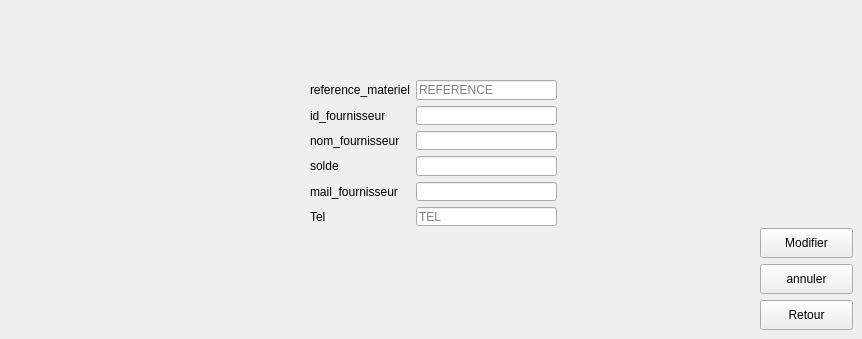
     <widget class="QWidget" name="page_13">
      <widget class="QPushButton" name="pushButton_25">
       <property name="geometry">
        <rect>
         <x>760</x>
         <y>300</y>
         <width>93</width>
         <height>30</height>
        </rect>
       </property>
       <property name="text">
        <string>Retour</string>
       </property>
      </widget>
      <widget class="QPushButton" name="pushButton_26">
       <property name="geometry">
        <rect>
         <x>760</x>
         <y>228</y>
         <width>93</width>
         <height>30</height>
        </rect>
       </property>
       <property name="toolTip">
        <string/>
       </property>
       <property name="text">
        <string>Modifier</string>
       </property>
      </widget>
      <widget class="QPushButton" name="pushButton_27">
       <property name="geometry">
        <rect>
         <x>760</x>
         <y>264</y>
         <width>93</width>
         <height>30</height>
        </rect>
       </property>
       <property name="text">
        <string>annuler</string>
       </property>
      </widget>
      <widget class="QWidget" name="layoutWidget_2">
       <property name="geometry">
        <rect>
         <x>310</x>
         <y>80</y>
         <width>247</width>
         <height>146</height>
        </rect>
       </property>
       <layout class="QGridLayout" name="gridLayout">
        <item row="5" column="0">
         <widget class="QLabel" name="label_48">
          <property name="text">
           <string>Tel</string>
          </property>
         </widget>
        </item>
        <item row="1" column="0">
         <widget class="QLabel" name="label_53">
          <property name="text">
           <string>id_fournisseur</string>
          </property>
         </widget>
        </item>
        <item row="4" column="1">
         <widget class="QLineEdit" name="lineEdit_29"/>
        </item>
        <item row="2" column="0">
         <widget class="QLabel" name="label_52">
          <property name="text">
           <string>nom_fournisseur</string>
          </property>
         </widget>
        </item>
        <item row="2" column="1">
         <widget class="QLineEdit" name="lineEdit_33"/>
        </item>
        <item row="3" column="0">
         <widget class="QLabel" name="label_51">
          <property name="text">
           <string>solde</string>
          </property>
         </widget>
        </item>
        <item row="5" column="1">
         <widget class="QLineEdit" name="lineEdit_27">
          <property name="placeholderText">
           <string>TEL</string>
          </property>
         </widget>
        </item>
        <item row="0" column="1">
         <widget class="QLineEdit" name="lineEdit_7">
          <property name="readOnly">
           <bool>true</bool>
          </property>
          <property name="placeholderText">
           <string>REFERENCE</string>
          </property>
         </widget>
        </item>
        <item row="1" column="1">
         <widget class="QLineEdit" name="lineEdit_8"/>
        </item>
        <item row="3" column="1">
         <widget class="QLineEdit" name="lineEdit_32"/>
        </item>
        <item row="4" column="0">
         <widget class="QLabel" name="label_54">
          <property name="text">
           <string>mail_fournisseur</string>
          </property>
         </widget>
        </item>
        <item row="0" column="0">
         <widget class="QLabel" name="label_49">
          <property name="text">
           <string>reference_materiel</string>
          </property>
         </widget>
        </item>
       </layout>
      </widget>
     </widget>
